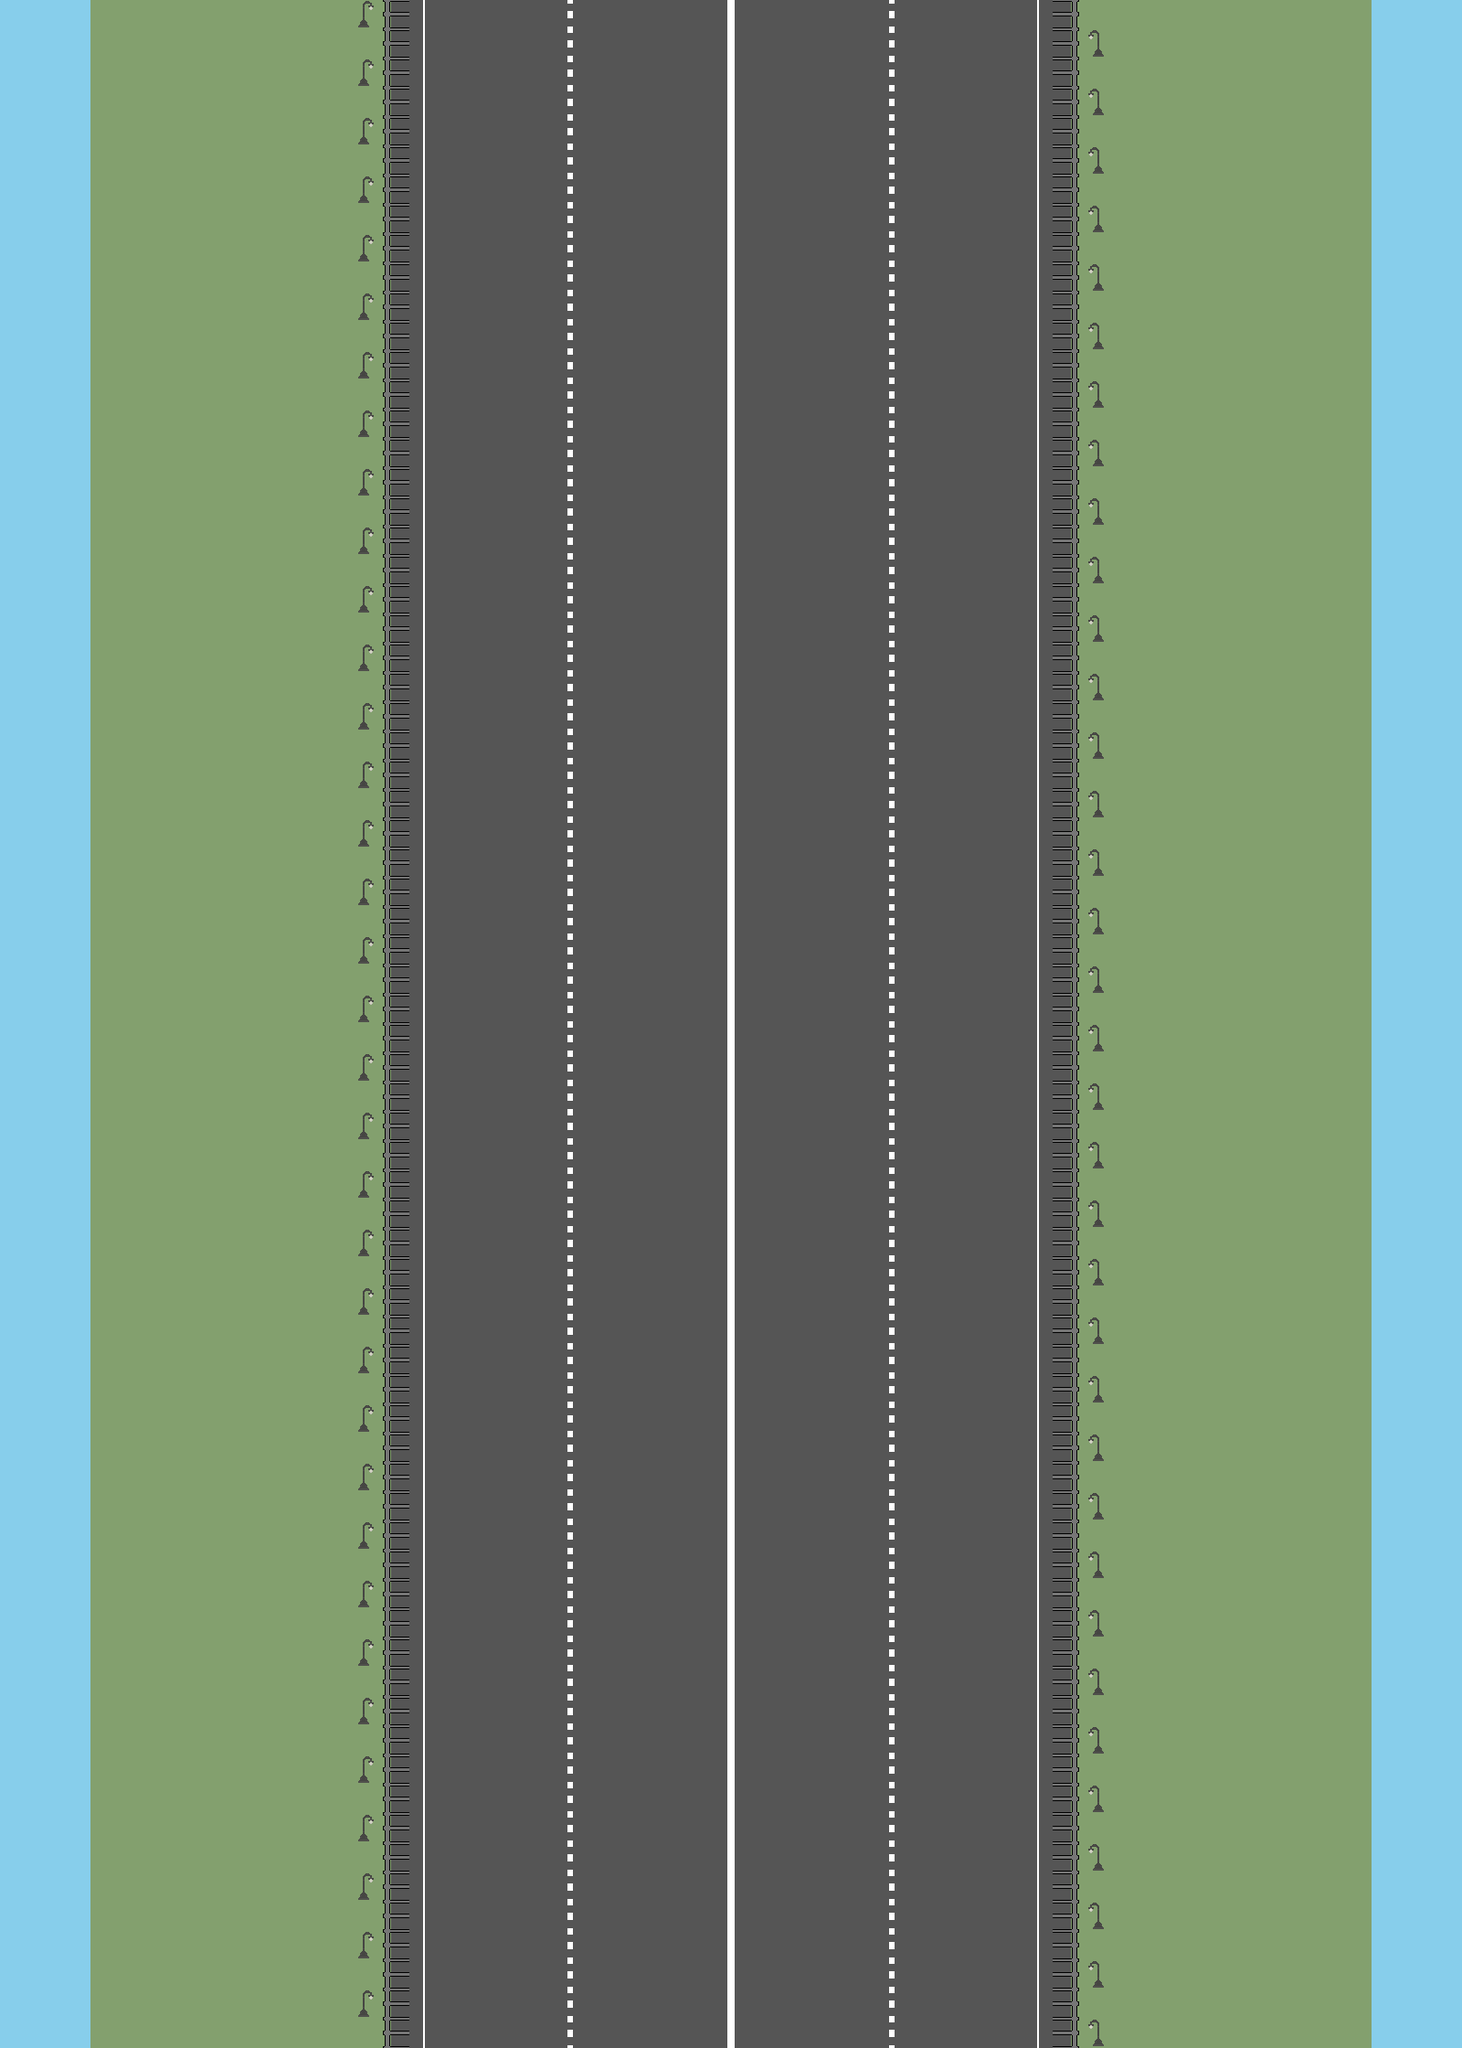

A 2D game scene composited from a Tiled map and its tileset images. What follows is a short description and the map's XML, with each tile layer's data collapsed to a summary:
An orthogonal 50x70 tile map with 32x32 px tiles, 1 tile layer (Calque de Tuiles 1), 4 tilesets.

<map version="1.9" tiledversion="1.9.2" orientation="orthogonal" renderorder="right-down" width="50" height="70" tilewidth="32" tileheight="32" infinite="0" nextlayerid="2" nextobjectid="1">
 <tileset firstgid="1" name="Barrieres" tilewidth="32" tileheight="32" tilecount="4" columns="2">
  <image source="Barrieres.png" width="64" height="64" />
 </tileset>
 <tileset firstgid="5" name="Decor" tilewidth="32" tileheight="32" tilecount="9" columns="3">
  <image source="Decor.png" width="96" height="96" />
 </tileset>
 <tileset firstgid="14" name="Route" tilewidth="32" tileheight="32" tilecount="6" columns="2">
  <image source="Route.png" width="64" height="96" />
 </tileset>
 <tileset firstgid="20" name="Lampadaires" tilewidth="32" tileheight="32" tilecount="4" columns="2">
  <image source="Lampadaires.png" width="64" height="64" />
 </tileset>
 <layer id="1" name="Calque de Tuiles 1" width="50" height="70">
  <data>[3500 cells, 3500 non-empty, 13 distinct tile ids]</data>
 </layer>
</map>
